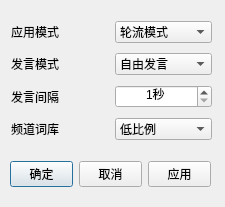
<?xml version="1.0" encoding="UTF-8"?>
<ui version="4.0">
 <class>setting_dialog</class>
 <widget class="QDialog" name="setting_dialog">
  <property name="geometry">
   <rect>
    <x>0</x>
    <y>0</y>
    <width>225</width>
    <height>207</height>
   </rect>
  </property>
  <property name="windowTitle">
   <string>你画我歪</string>
  </property>
  <property name="modal">
   <bool>true</bool>
  </property>
  <widget class="QWidget" name="layoutWidget">
   <property name="geometry">
    <rect>
     <x>10</x>
     <y>160</y>
     <width>201</width>
     <height>29</height>
    </rect>
   </property>
   <layout class="QHBoxLayout" name="horizontalLayout">
    <item>
     <widget class="QPushButton" name="button_confirm">
      <property name="text">
       <string>确定</string>
      </property>
     </widget>
    </item>
    <item>
     <widget class="QPushButton" name="button_cancel">
      <property name="text">
       <string>取消</string>
      </property>
     </widget>
    </item>
    <item>
     <widget class="QPushButton" name="button_applly">
      <property name="text">
       <string>应用</string>
      </property>
     </widget>
    </item>
   </layout>
  </widget>
  <widget class="QWidget" name="layoutWidget">
   <property name="geometry">
    <rect>
     <x>11</x>
     <y>17</y>
     <width>201</width>
     <height>128</height>
    </rect>
   </property>
   <layout class="QGridLayout" name="gridLayout">
    <item row="0" column="0">
     <widget class="QLabel" name="label_app">
      <property name="text">
       <string>应用模式</string>
      </property>
     </widget>
    </item>
    <item row="0" column="1">
     <widget class="QComboBox" name="box_game_mode">
      <property name="toolTip">
       <string>设置游戏模式</string>
      </property>
      <item>
       <property name="text">
        <string>轮流模式</string>
       </property>
      </item>
      <item>
       <property name="text">
        <string>主持模式</string>
       </property>
      </item>
      <item>
       <property name="text">
        <string>标准模式</string>
       </property>
      </item>
     </widget>
    </item>
    <item row="1" column="0">
     <widget class="QLabel" name="label_talk">
      <property name="text">
       <string>发言模式</string>
      </property>
     </widget>
    </item>
    <item row="1" column="1">
     <widget class="QComboBox" name="box_talk_mode">
      <property name="toolTip">
       <string>设置聊天模式</string>
      </property>
      <item>
       <property name="text">
        <string>自由发言</string>
       </property>
      </item>
      <item>
       <property name="text">
        <string>禁言围观者</string>
       </property>
      </item>
      <item>
       <property name="text">
        <string>禁言所有人</string>
       </property>
      </item>
     </widget>
    </item>
    <item row="2" column="0">
     <widget class="QLabel" name="label_interval">
      <property name="text">
       <string>发言间隔</string>
      </property>
     </widget>
    </item>
    <item row="2" column="1">
     <widget class="QSpinBox" name="box_interval">
      <property name="toolTip">
       <string>设置文字聊天的发言间隔</string>
      </property>
      <property name="alignment">
       <set>Qt::AlignCenter</set>
      </property>
      <property name="suffix">
       <string>秒</string>
      </property>
      <property name="prefix">
       <string/>
      </property>
      <property name="minimum">
       <number>1</number>
      </property>
      <property name="maximum">
       <number>60</number>
      </property>
      <property name="singleStep">
       <number>10</number>
      </property>
      <property name="value">
       <number>1</number>
      </property>
     </widget>
    </item>
    <item row="3" column="0">
     <widget class="QLabel" name="label_word_chl">
      <property name="text">
       <string>频道词库</string>
      </property>
     </widget>
    </item>
    <item row="3" column="1">
     <widget class="QComboBox" name="box_chlword_rate">
      <property name="toolTip">
       <string>设置标准模式时频道词库的出现概率</string>
      </property>
      <property name="currentIndex">
       <number>1</number>
      </property>
      <item>
       <property name="text">
        <string>不使用</string>
       </property>
      </item>
      <item>
       <property name="text">
        <string>低比例</string>
       </property>
      </item>
      <item>
       <property name="text">
        <string>中比例</string>
       </property>
      </item>
      <item>
       <property name="text">
        <string>高比例</string>
       </property>
      </item>
     </widget>
    </item>
   </layout>
  </widget>
 </widget>
 <resources/>
 <connections>
  <connection>
   <sender>button_cancel</sender>
   <signal>clicked()</signal>
   <receiver>setting_dialog</receiver>
   <slot>close()</slot>
   <hints>
    <hint type="sourcelabel">
     <x>117</x>
     <y>171</y>
    </hint>
    <hint type="destinationlabel">
     <x>112</x>
     <y>202</y>
    </hint>
   </hints>
  </connection>
 </connections>
</ui>
